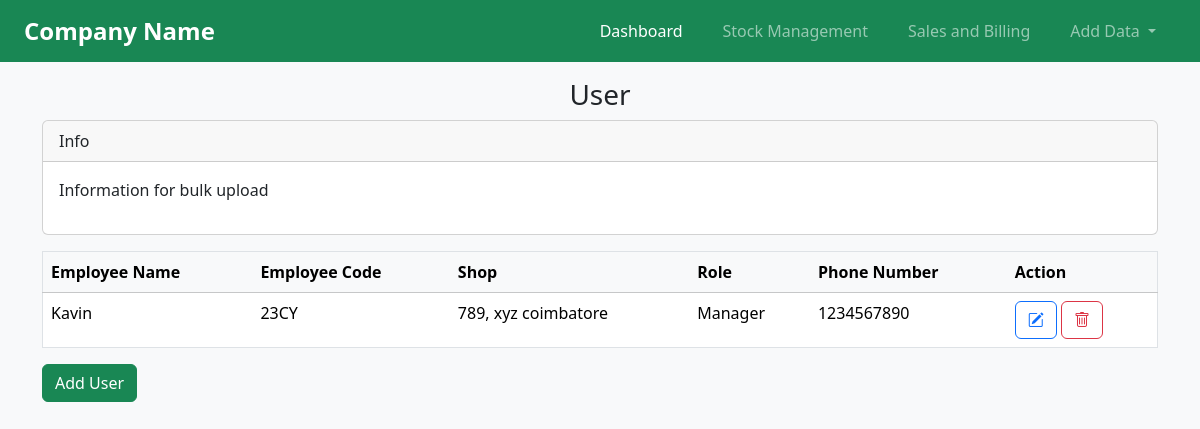
The app's page /database_management/user.php with its own data.
### tables this page shows
CREATE TABLE `users` (
  `uid` int(11) NOT NULL,
  `name` varchar(100) NOT NULL,
  `employee_code` varchar(20) NOT NULL,
  `password` varchar(256) NOT NULL,
  `shop_id` int(11) NOT NULL,
  `role` varchar(50) NOT NULL,
  `phone_number` varchar(10) DEFAULT NULL
);

CREATE TABLE `shop` (
  `shop_id` int(11) NOT NULL,
  `address` varchar(200) NOT NULL,
  `contact` varchar(10) NOT NULL,
  `email` varchar(100) DEFAULT NULL
);

### database_management/user.php (the view, shortened to what this page needs)
<?php include '../master/menu.php';
include '../master/config.php';
$users_table = '';
$user_query = 'select u.name,u.employee_code,s.address,u.role,u.phone_number from users u join shop s on s.shop_id=u.shop_id';
$queryEXE2 = mysqli_query($connection,$user_query);
while($row = mysqli_fetch_array($queryEXE2)){
    $users_table.='<tr><td>'.$row['name'].'</td>';
    $users_table.='<td>'.$row['employee_code'].'</td>';
    $users_table.='<td>'.$row['address'].'</td>';
    $users_table.='<td>'.$row['role'].'</td>';
    $users_table.='<td>'.$row['phone_number'].'</td>';
    $users_table.= "<td>
            <form method='post' action=''>
                <button class='btn btn-outline-primary' name='edit' type='submit'>
                    <i class='bi bi-pencil-square'></i>
                </button>
                <button class='btn btn-outline-danger' name='delete' type='submit'>
                    <i class='bi bi-trash'></i>
                </button>
            </form>
        </td>";
    $users_table.= "</tr>";
}
?>
<html lang="en">
<head>
    <link rel="stylesheet" href="https://cdn.datatables.net/2.2.1/css/dataTables.dataTables.css" />
</head>
<body class="container">
    <div class="">
        <div class="container">
            <div class="text-center mt-3">
                <h3>User</h3>
            </div>
            <div class="card">
                <div class="card-header">
                    Info
                </div>
                <div class="card-body">
                    <p>Information for bulk upload</p>
                </div>
            </div>
            <div class="table-responsive mt-3">
                <table class="table table-hover border" id="myTable">
                    <thead class="table-light">
                        <tr>
                            <th scope="col">Employee Name</th>
                            <th scope="col">Employee Code</th>
                            <th scope="col">Shop</th>
                            <th scope="col">Role</th>
                            <th scope="col">Phone Number</th>
                            <th scope="col">Action</th>
                        </tr>
                    </thead>
                    <tbody>
                        <?php echo $users_table; ?>
                    </tbody>
                </table>
            </div>
            <div>
                <button type="button" class="btn btn-success" data-bs-toggle="modal" data-bs-target="#add_user">
                    Add User
                </button>
            </div>
    </div>
</body>

### records on screen
users: name "Kavin", employee_code "23CY", shop.address "789, xyz coimbatore", role "Manager", phone_number "1234567890"
